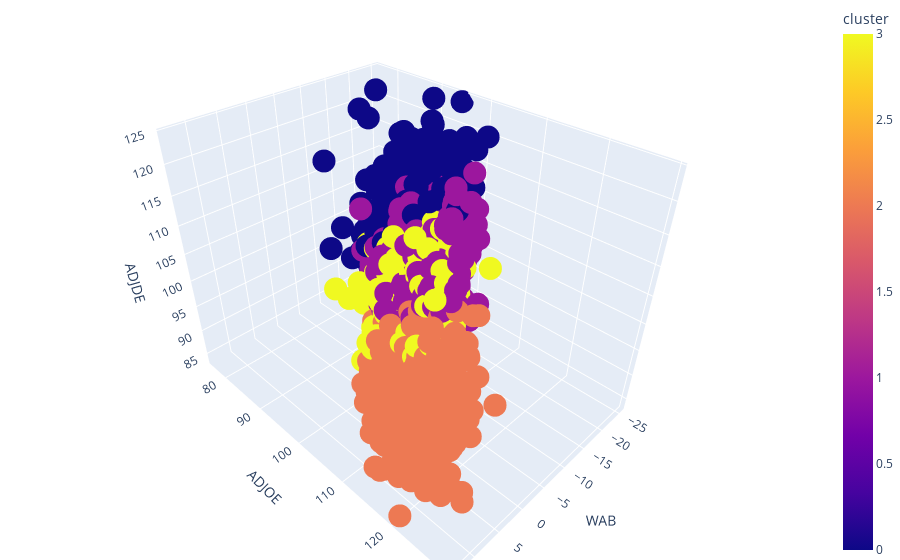

Notebook cell for this chart:
### Code cell
import plotly.express as px

fig = px.scatter_3d(
    df_wcluster, 
    x='WAB', y='ADJOE', z='ADJDE', 
    color='cluster', 
    size_max=20, opacity=1.0
)
fig.update_layout(margin=dict(l=0, r=0, b=0, t=0))
fig.show()

### Figure 1 — Plotly figure (JSON) as saved in the notebook; plotly's stock layout.template omitted (floating-point values rounded to 4 significant figures; data arrays with more than 128 entries replaced by an {"elided": "..."} marker saying what was removed)
{"data": [{"hovertemplate": "WAB=%{x}<br>ADJOE=%{y}<br>ADJDE=%{z}<br>cluster=%{marker.color}<extra></extra>", "legendgroup": "", "marker": {"color": {"elided": "3523 int values"}, "coloraxis": "coloraxis", "opacity": 1, "symbol": "circle"}, "mode": "markers", "name": "", "scene": "scene", "showlegend": false, "type": "scatter3d", "x": {"elided": "3523 float values"}, "y": {"elided": "3523 float values"}, "z": {"elided": "3523 float values"}}], "layout": {"coloraxis": {"colorbar": {"title": {"text": "cluster"}}, "colorscale": [[0, "#0d0887"], [0.1111, "#46039f"], [0.2222, "#7201a8"], [0.3333, "#9c179e"], [0.4444, "#bd3786"], [0.5556, "#d8576b"], [0.6667, "#ed7953"], [0.7778, "#fb9f3a"], [0.8889, "#fdca26"], [1, "#f0f921"]]}, "legend": {"tracegroupgap": 0}, "margin": {"b": 0, "l": 0, "r": 0, "t": 0}, "scene": {"domain": {"x": [0, 1], "y": [0, 1]}, "xaxis": {"title": {"text": "WAB"}}, "yaxis": {"title": {"text": "ADJOE"}}, "zaxis": {"title": {"text": "ADJDE"}}}}}
